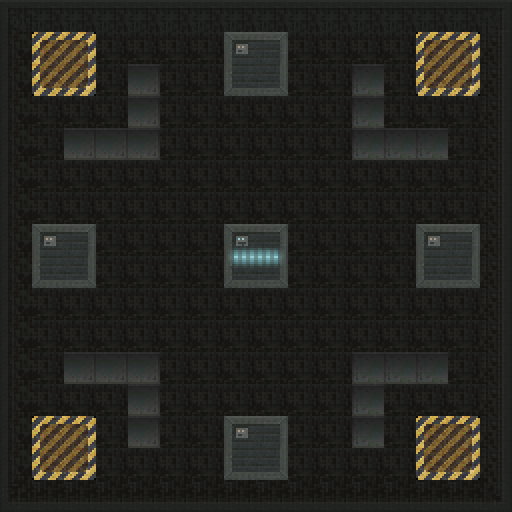

Below is a game level as drawn by its tile map, then a one-line description and the .tmx file that defines it, in full:
An orthogonal 16x16 tile map with 32x32 px tiles, 1 tile layer (Tile Layer 1).

<map version="1.0" orientation="orthogonal" renderorder="right-down" width="16" height="16" tilewidth="32" tileheight="32" nextobjectid="1">
 <tileset firstgid="1" name="scifi_platformTiles_32x32" tilewidth="32" tileheight="32" tilecount="805" columns="35">
  <image source="scifi_platformTiles_32x32.png" width="1120" height="736" />
 </tileset>
 <layer name="Tile Layer 1" width="16" height="16">
  <data encoding="csv">
653,618,618,618,618,618,618,618,618,618,618,618,618,618,618,654,
687,146,147,708,766,708,708,141,142,708,723,766,708,146,147,690,
687,181,182,708,484,708,708,176,177,708,723,483,708,181,182,690,
687,708,708,708,484,708,708,708,708,708,723,483,708,708,708,690,
687,766,484,484,484,708,708,708,708,708,723,483,483,483,766,690,
687,708,708,708,708,708,708,708,708,708,708,708,708,708,708,690,
687,708,708,708,708,708,708,708,708,708,708,708,708,708,708,690,
687,141,142,708,708,708,708,71,72,708,708,708,708,141,142,690,
687,176,177,708,708,708,708,106,107,708,708,723,708,176,177,690,
687,708,708,708,708,708,708,708,708,708,708,708,723,708,708,690,
687,708,708,708,708,708,708,708,708,708,708,723,723,723,708,690,
687,766,484,484,484,708,708,708,708,708,723,483,483,483,766,690,
687,708,708,708,484,708,708,708,708,708,723,483,708,708,708,690,
687,146,147,708,484,708,708,141,142,708,723,483,708,146,147,690,
687,181,182,708,766,708,708,176,177,708,723,766,708,181,182,690,
688,758,758,758,758,758,758,758,758,758,758,758,758,758,758,689
</data>
 </layer>
</map>
